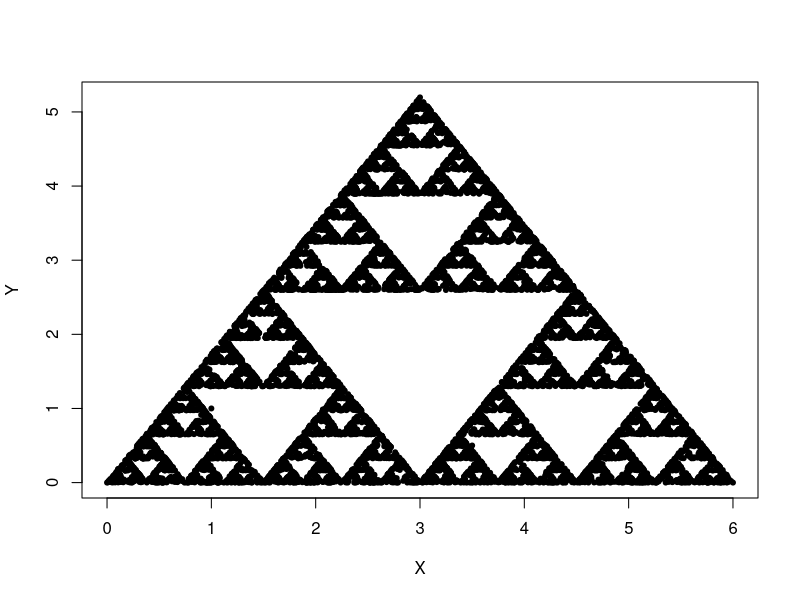

The R script that drew this image:
## ---- chunk 1
# Function: calculate midpoint. 
midpoint <- function(a,b){
  mid <- c();
  mid[1] <- (a[1]+b[1])/2;
  mid[2] <- (a[2]+b[2])/2;
  return(mid)
}

# Function: call random vertex.
ran_vert <- function(sides){
z <- sample(sides, 1);
vertices[[z]]
}
## ---- chunk 2
sides <- 3
## ---- chunk 3
X <- c(0,6,3)
Y <- c(0,0,3*sqrt(3))

a <- c(0,0)
b <- c(6,0)
c <- c(3,3*sqrt(3))
vertices <- list(c(0,0), c(6,0), c(3,3*sqrt(3)))
## ---- chunk 4
n <- 10000
plot_points <- list()
plot_points[[1]] <- c(1,1)

for(i in 2:n){
  plot_points[[i]] <- midpoint(plot_points[[i-1]], ran_vert(sides))
}
#plot_points
## ---- chunk 5
plot(X, Y, pch=20)
for(i in 1:length(plot_points)){
points(plot_points[[i]][1], plot_points[[i]][2], pch=20)
}
